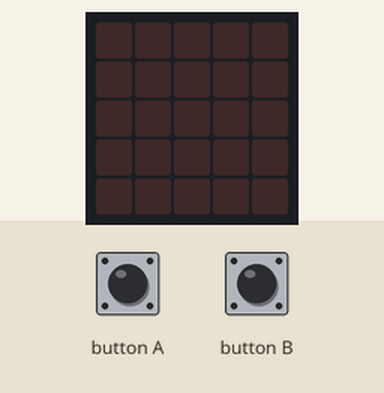
This program was run on a simulated BBC micro:bit (MakeCode). Parts: the board's 5×5 LED display. The test bench sets the inputs (shaded band).

Above: at 1.2 s.
1.3 s: button A pressed for 0.15 s
At 1.6 s:
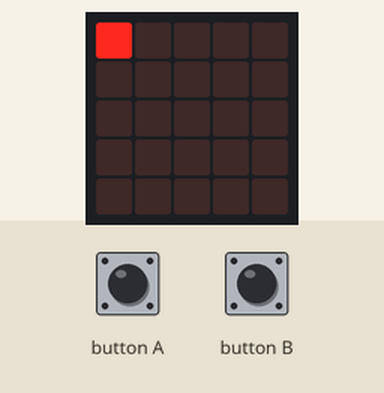
4.3 s: button B pressed for 0.15 s
At 4.6 s:
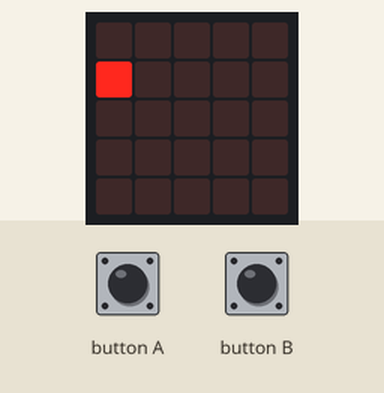
7.3 s: button B pressed for 0.15 s
At 7.91 s:
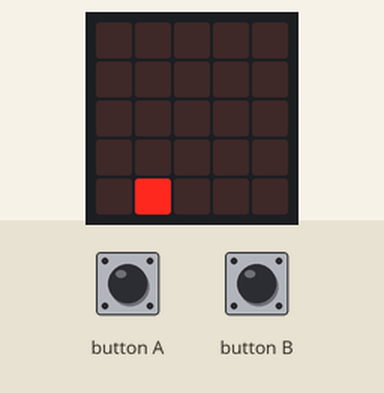
10.3 s: button A pressed for 0.15 s
13.3 s: button B pressed for 0.15 s
At 13.61 s:
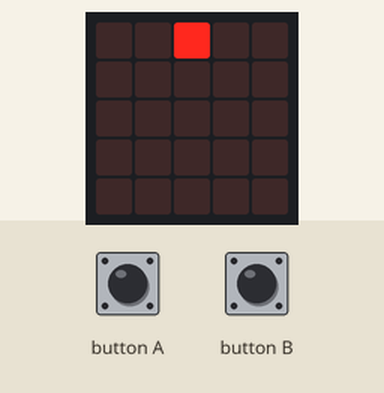
16.3 s: button B pressed for 0.15 s
At 16.91 s:
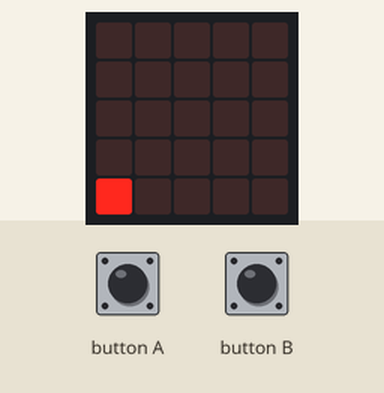
Timing chart, 0 to 19.3 s (numbered marks = the images above; inputs shaded):
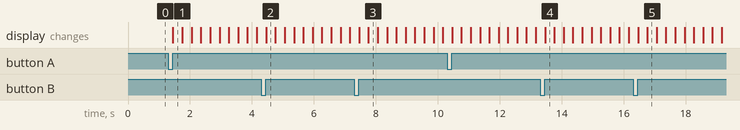

Measured:
- after the input at 1.3 s, the display: changes after 0.15 s (image 1)
- after the input at 4.3 s, the display: changes after 0.16 s (image 2)
- after the input at 7.3 s, the display: first changes after 0.16 s (image 3 shows a later state)
- after the input at 13.3 s, the display: changes after 0.16 s (image 4)
- after the input at 16.3 s, the display: first changes after 0.16 s (image 5 shows a later state)

The program:

main.ts
```typescript
input.onButtonPressed(Button.A, function () {
    for (let h2 = 0; h2 <= 4; h2++) {
        for (let v2 = 0; v2 <= 4; v2++) {
            for (let horiz = 0; horiz <= 4; horiz++) {
                for (let vertik = 0; vertik <= 4; vertik++) {
                    if (led.point(vertik, horiz)) {

                    } else {
                        led.plot(vertik, horiz)
                        basic.pause(25)
                        led.unplot(vertik, horiz)
                    }
                }
            }
            led.plot(4 - v2, 4 - h2)
        }
    }
})
input.onButtonPressed(Button.B, function () {
    basic.showLeds(`
        . . . . .
        . . . . .
        . . . . .
        . . . . .
        . . . . .
        `)
})
basic.forever(function () {

})
```

test.ts
```typescript
// Tady jsou testy. Při použití tohoto balíčku jako rozšíření nebude zkompilováno.
```
